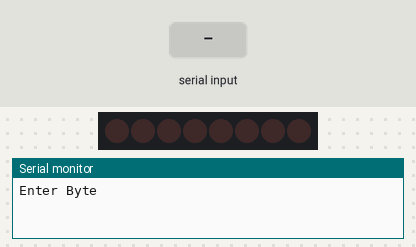
Bench run of a sketch on a simulated Arduino Uno, built with avr-gcc and run on an emulated ATmega328P. On the bench: 8 shift-register outputs drawn as a row of LEDs (first output left, lit = HIGH), the last lines printed to the serial monitor. Wiring (inferred from the names in the program): shift register (74HC595): data pin 6; shift clock pin 7; latch pin 5. Wiring (inferred from the signals the program sends): row of LEDs: on Q0, Q1, Q2, Q3, Q4, Q5, Q6, Q7. The inputs (shaded band) are chosen by the test bench.

Above: at 1.2 s.
1.3 s: "90,45\n" received over Serial
At 2.1 s:
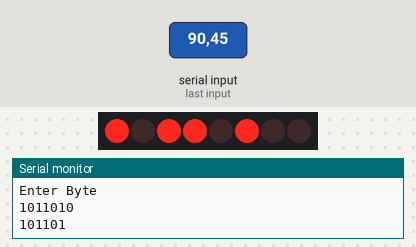
3.8 s: "30,150\n" received over Serial
At 4.3 s:
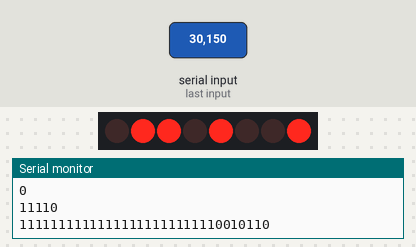
6.3 s: "5\n" received over Serial
At 7.1 s:
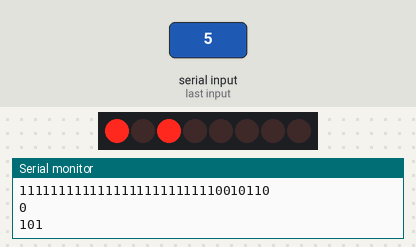
8.8 s: "200\n" received over Serial
At 9.2 s:
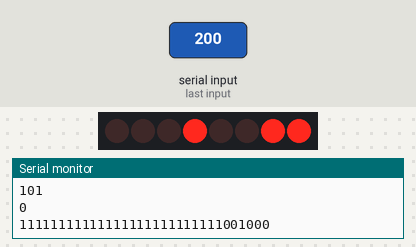
Timing chart, 0 to 11.8 s (numbered marks = the images above; inputs shaded):
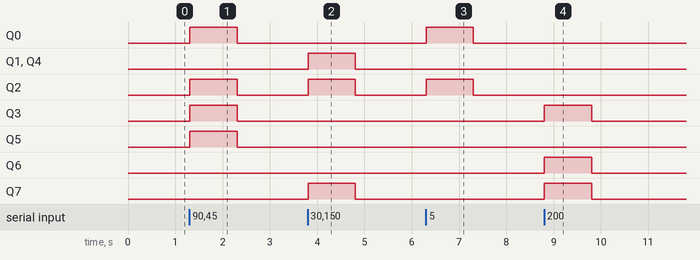

The sketch:

ch_15_shift_reg.ino
```cpp
const int strobePin = 5;
const int dataPin = 6;
const int clockPin = 7;

void setup() {
  pinMode(strobePin, OUTPUT);
  pinMode(dataPin, OUTPUT);
  pinMode(clockPin, OUTPUT);
  Serial.begin(9600);
  Serial.println("Enter Byte");
}

void loop() {
  if (Serial.available()) {
    char bits = Serial.parseInt();
    shiftOut(dataPin, clockPin, MSBFIRST, bits);
    digitalWrite(strobePin, HIGH);
    delayMicroseconds(10);
    digitalWrite(strobePin, LOW);
    Serial.println(bits, 2);
  }
}
```

Measured:
- after the input at 1.3 s, Q0, Q2, Q3, Q5: LOW → HIGH at once, → LOW 1.0 s later
- after the input at 3.8 s, Q1, Q2, Q4, Q7: LOW → HIGH at once, → LOW 1.0 s later
- after the input at 6.3 s, Q0, Q2: LOW → HIGH at once, → LOW 1.0 s later
- after the input at 8.8 s, Q3, Q6, Q7: LOW → HIGH at once, → LOW 1.0 s later
